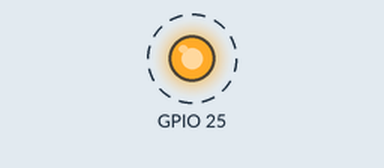
Bench run of a program on a simulated Raspberry Pi (BCM pin numbers). Shown: output pins drawn as LEDs (lit = HIGH). Dashed ring = blinking.

Above: at 0.5 s.
Timing chart, 0 to 4.6 s (numbered marks = the images above):
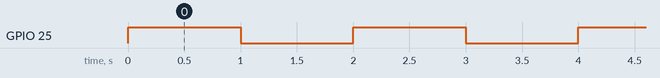

The program:

blink_led.py
```python
"""Blink a LED on GPIO on an interval."""
import argparse
import signal
import sys
import time

import RPi.GPIO as GPIO

PIN = None


def cleanup(sig, frame):
    """Disable the LED on script shutdown."""
    if PIN is not None:
        GPIO.output(PIN, GPIO.LOW)
    sys.exit(0)


def main():
    """Main script execution."""
    parser = argparse.ArgumentParser(description='LED light blinking script.')
    parser.add_argument('--pin', type=int, default=25, help='GPIO pin number')
    parser.add_argument('--interval', type=int, default=1,
                        help='Time in seconds to blink')
    args = parser.parse_args()
    global PIN
    PIN = args.pin

    # When user's end the program, leave the pin `off`.
    signal.signal(signal.SIGINT, cleanup)

    GPIO.setwarnings(False)
    GPIO.setmode(GPIO.BCM)
    GPIO.setup(args.pin, GPIO.OUT)

    while True:
        GPIO.output(args.pin, GPIO.HIGH)
        time.sleep(args.interval)
        GPIO.output(args.pin, GPIO.LOW)
        time.sleep(args.interval)

if __name__ == '__main__':
    main()
```

Measured:
- by itself, GPIO 25: alternates HIGH for 1.0 s and LOW for 1.0 s
